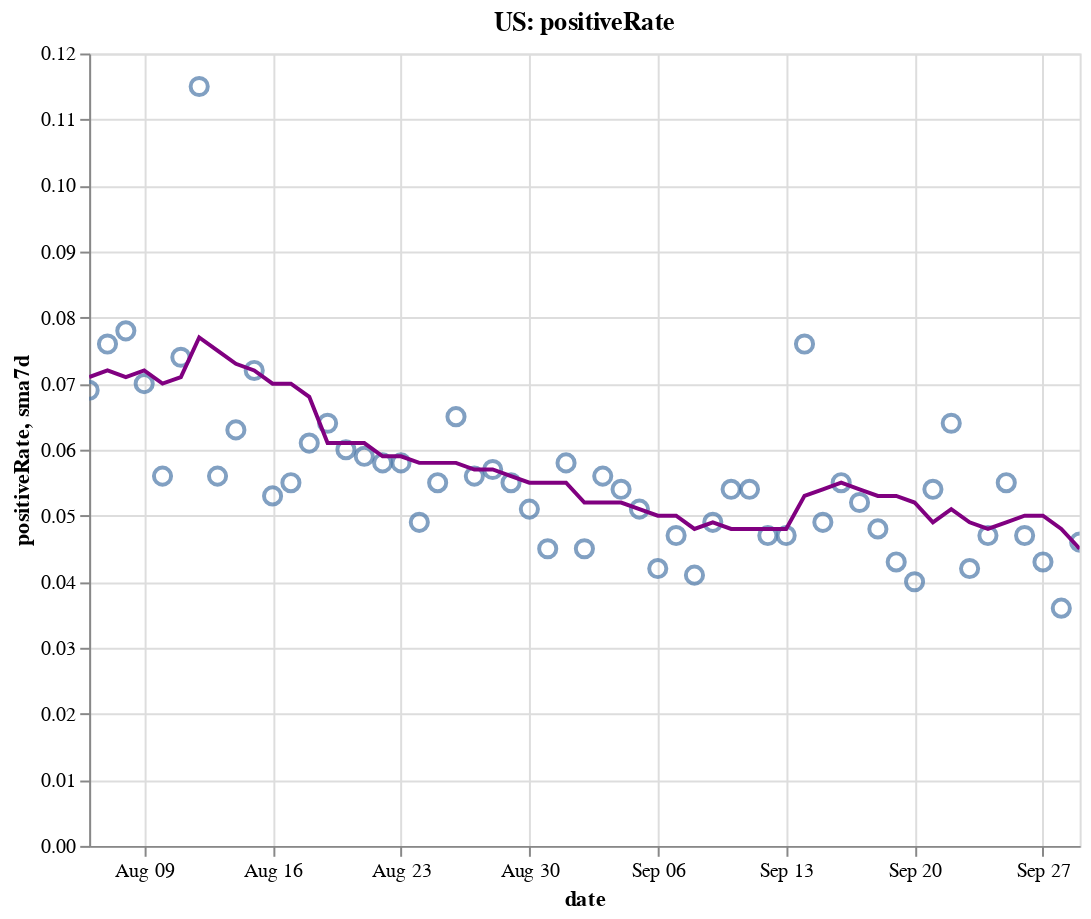

Notebook source saved alongside this figure:
### Code cell
create_plot(us, 'positiveRate')

### Figure 1 — Vega-Lite specification as saved in the notebook (floating-point values rounded to 4 significant figures)
{"config": {"view": {"continuousWidth": 400, "continuousHeight": 300}}, "layer": [{"layer": [{"mark": {"type": "point", "size": 75}, "encoding": {"tooltip": [{"type": "temporal", "field": "date"}, {"type": "quantitative", "field": "positiveRate"}, {"type": "quantitative", "field": "sma7d"}], "x": {"type": "temporal", "field": "date"}, "y": {"type": "quantitative", "field": "positiveRate"}}, "selection": {"selector004": {"type": "interval", "bind": "scales", "encodings": ["x", "y"]}}}, {"mark": {"type": "line", "color": "purple"}, "encoding": {"x": {"type": "temporal", "field": "date"}, "y": {"type": "quantitative", "field": "sma7d"}}}]}, {"mark": {"type": "rule", "color": "#aaa"}, "encoding": {"x": {"type": "temporal", "field": "date"}}, "transform": [{"filter": {"selection": "selector003"}}]}, {"mark": "circle", "encoding": {"opacity": {"condition": {"value": 1, "selection": "selector003"}, "value": 0}, "tooltip": [{"type": "temporal", "field": "date"}, {"type": "quantitative", "field": "positiveRate"}, {"type": "quantitative", "field": "sma7d"}], "x": {"type": "temporal", "field": "date"}, "y": {"type": "quantitative", "field": "positiveRate"}}, "selection": {"selector003": {"type": "single", "encodings": ["x"], "on": "mouseover", "nearest": true, "empty": "none"}}}, {"mark": {"type": "text", "align": "left", "dx": 5, "dy": -5, "stroke": "white", "strokeWidth": 2}, "encoding": {"text": {"type": "quantitative", "field": "positiveRate"}, "tooltip": [{"type": "temporal", "field": "date"}, {"type": "quantitative", "field": "positiveRate"}, {"type": "quantitative", "field": "sma7d"}], "x": {"type": "temporal", "field": "date"}, "y": {"type": "quantitative", "field": "positiveRate"}}, "transform": [{"filter": {"selection": "selector003"}}]}, {"mark": {"type": "text", "align": "left", "dx": 5, "dy": -5}, "encoding": {"text": {"type": "quantitative", "field": "positiveRate"}, "tooltip": [{"type": "temporal", "field": "date"}, {"type": "quantitative", "field": "positiveRate"}, {"type": "quantitative", "field": "sma7d"}], "x": {"type": "temporal", "field": "date"}, "y": {"type": "quantitative", "field": "positiveRate"}}, "transform": [{"filter": {"selection": "selector003"}}]}], "data": {"name": "data-9198c9a85ff2e3c334a3b8d19da89418"}, "height": 400, "title": "US: positiveRate", "width": 500, "$schema": "https://vega.github.io/schema/vega-lite/v4.8.1.json", "datasets": {"data-9198c9a85ff2e3c334a3b8d19da89418": [{"date": "2020-08-06T00:00:00", "totalTestResultsIncrease": 785200.0, "positiveIncrease": 54190.0, "death": 151400.0, "deathIncrease": 1251.0, "positiveRate": 0.069, "state": "US", "sma7d": 0.071}, {"date": "2020-08-07T00:00:00", "totalTestResultsIncrease": 803500.0, "positiveIncrease": 61340.0, "death": 152700.0, "deathIncrease": 1333.0, "positiveRate": 0.076, "state": "US", "sma7d": 0.072}, {"date": "2020-08-08T00:00:00", "totalTestResultsIncrease": 688700.0, "positiveIncrease": 53710.0, "death": 153800.0, "deathIncrease": 1089.0, "positiveRate": 0.078, "state": "US", "sma7d": 0.071}, {"date": "2020-08-09T00:00:00", "totalTestResultsIncrease": 726200.0, "positiveIncrease": 50630.0, "death": 154500.0, "deathIncrease": 616.0, "positiveRate": 0.07, "state": "US", "sma7d": 0.072}, {"date": "2020-08-10T00:00:00", "totalTestResultsIncrease": 753200.0, "positiveIncrease": 42090.0, "death": 154900.0, "deathIncrease": 426.0, "positiveRate": 0.056, "state": "US", "sma7d": 0.07}, {"date": "2020-08-11T00:00:00", "totalTestResultsIncrease": 756100.0, "positiveIncrease": 55700.0, "death": 156200.0, "deathIncrease": 1326.0, "positiveRate": 0.074, "state": "US", "sma7d": 0.071}, {"date": "2020-08-12T00:00:00", "totalTestResultsIncrease": 487500.0, "positiveIncrease": 56130.0, "death": 157700.0, "deathIncrease": 1519.0, "positiveRate": 0.115, "state": "US", "sma7d": 0.077}, {"date": "2020-08-13T00:00:00", "totalTestResultsIncrease": 925200.0, "positiveIncrease": 51760.0, "death": 158900.0, "deathIncrease": 1163.0, "positiveRate": 0.056, "state": "US", "sma7d": 0.075}, {"date": "2020-08-14T00:00:00", "totalTestResultsIncrease": 885500.0, "positiveIncrease": 55640.0, "death": 160100.0, "deathIncrease": 1216.0, "positiveRate": 0.063, "state": "US", "sma7d": 0.073}, {"date": "2020-08-15T00:00:00", "totalTestResultsIncrease": 779600.0, "positiveIncrease": 56150.0, "death": 161300.0, "deathIncrease": 1221.0, "positiveRate": 0.072, "state": "US", "sma7d": 0.072}, {"date": "2020-08-16T00:00:00", "totalTestResultsIncrease": 808100.0, "positiveIncrease": 42490.0, "death": 161900.0, "deathIncrease": 619.0, "positiveRate": 0.053, "state": "US", "sma7d": 0.07}, {"date": "2020-08-17T00:00:00", "totalTestResultsIncrease": 685800.0, "positiveIncrease": 37880.0, "death": 162400.0, "deathIncrease": 407.0, "positiveRate": 0.055, "state": "US", "sma7d": 0.07}, {"date": "2020-08-18T00:00:00", "totalTestResultsIncrease": 673700.0, "positiveIncrease": 40800.0, "death": 163500.0, "deathIncrease": 1196.0, "positiveRate": 0.061, "state": "US", "sma7d": 0.068}, {"date": "2020-08-19T00:00:00", "totalTestResultsIncrease": 703900.0, "positiveIncrease": 44960.0, "death": 165000.0, "deathIncrease": 1420.0, "positiveRate": 0.064, "state": "US", "sma7d": 0.061}, {"date": "2020-08-20T00:00:00", "totalTestResultsIncrease": 726300.0, "positiveIncrease": 43760.0, "death": 166100.0, "deathIncrease": 1134.0, "positiveRate": 0.06, "state": "US", "sma7d": 0.061}, {"date": "2020-08-21T00:00:00", "totalTestResultsIncrease": 785000.0, "positiveIncrease": 46560.0, "death": 167200.0, "deathIncrease": 1123.0, "positiveRate": 0.059, "state": "US", "sma7d": 0.061}, {"date": "2020-08-22T00:00:00", "totalTestResultsIncrease": 794300.0, "positiveIncrease": 46240.0, "death": 168300.0, "deathIncrease": 1029.0, "positiveRate": 0.058, "state": "US", "sma7d": 0.059}, {"date": "2020-08-23T00:00:00", "totalTestResultsIncrease": 645300.0, "positiveIncrease": 37570.0, "death": 168800.0, "deathIncrease": 572.0, "positiveRate": 0.058, "state": "US", "sma7d": 0.059}, {"date": "2020-08-24T00:00:00", "totalTestResultsIncrease": 713500.0, "positiveIncrease": 34640.0, "death": 169200.0, "deathIncrease": 343.0, "positiveRate": 0.049, "state": "US", "sma7d": 0.058}, {"date": "2020-08-25T00:00:00", "totalTestResultsIncrease": 664000.0, "positiveIncrease": 36380.0, "death": 170300.0, "deathIncrease": 1147.0, "positiveRate": 0.055, "state": "US", "sma7d": 0.058}, {"date": "2020-08-26T00:00:00", "totalTestResultsIncrease": 680600.0, "positiveIncrease": 44050.0, "death": 171600.0, "deathIncrease": 1298.0, "positiveRate": 0.065, "state": "US", "sma7d": 0.058}, {"date": "2020-08-27T00:00:00", "totalTestResultsIncrease": 791600.0, "positiveIncrease": 43980.0, "death": 172700.0, "deathIncrease": 1129.0, "positiveRate": 0.056, "state": "US", "sma7d": 0.057}, {"date": "2020-08-28T00:00:00", "totalTestResultsIncrease": 818700.0, "positiveIncrease": 46550.0, "death": 173800.0, "deathIncrease": 1023.0, "positiveRate": 0.057, "state": "US", "sma7d": 0.057}, {"date": "2020-08-29T00:00:00", "totalTestResultsIncrease": 815400.0, "positiveIncrease": 44500.0, "death": 174800.0, "deathIncrease": 1015.0, "positiveRate": 0.055, "state": "US", "sma7d": 0.056}, {"date": "2020-08-30T00:00:00", "totalTestResultsIncrease": 774300.0, "positiveIncrease": 39500.0, "death": 175300.0, "deathIncrease": 475.0, "positiveRate": 0.051, "state": "US", "sma7d": 0.055}, {"date": "2020-08-31T00:00:00", "totalTestResultsIncrease": 705100.0, "positiveIncrease": 31410.0, "death": 175600.0, "deathIncrease": 366.0, "positiveRate": 0.045, "state": "US", "sma7d": 0.055}, {"date": "2020-09-01T00:00:00", "totalTestResultsIncrease": 732400.0, "positiveIncrease": 42430.0, "death": 176600.0, "deathIncrease": 1027.0, "positiveRate": 0.058, "state": "US", "sma7d": 0.055}, {"date": "2020-09-02T00:00:00", "totalTestResultsIncrease": 683900.0, "positiveIncrease": 30600.0, "death": 177700.0, "deathIncrease": 1032.0, "positiveRate": 0.045, "state": "US", "sma7d": 0.052}, {"date": "2020-09-03T00:00:00", "totalTestResultsIncrease": 798200.0, "positiveIncrease": 44710.0, "death": 178700.0, "deathIncrease": 1070.0, "positiveRate": 0.056, "state": "US", "sma7d": 0.052}, {"date": "2020-09-04T00:00:00", "totalTestResultsIncrease": 949700.0, "positiveIncrease": 51590.0, "death": 179700.0, "deathIncrease": 998.0, "positiveRate": 0.054, "state": "US", "sma7d": 0.052}, {"date": "2020-09-05T00:00:00", "totalTestResultsIncrease": 876600.0, "positiveIncrease": 44900.0, "death": 180700.0, "deathIncrease": 918.0, "positiveRate": 0.051, "state": "US", "sma7d": 0.051}, {"date": "2020-09-06T00:00:00", "totalTestResultsIncrease": 782400.0, "positiveIncrease": 33120.0, "death": 181100.0, "deathIncrease": 449.0, "positiveRate": 0.042, "state": "US", "sma7d": 0.05}, {"date": "2020-09-07T00:00:00", "totalTestResultsIncrease": 615300.0, "positiveIncrease": 28680.0, "death": 181300.0, "deathIncrease": 225.0, "positiveRate": 0.047, "state": "US", "sma7d": 0.05}, {"date": "2020-09-08T00:00:00", "totalTestResultsIncrease": 540000.0, "positiveIncrease": 22220.0, "death": 181700.0, "deathIncrease": 358.0, "positiveRate": 0.041, "state": "US", "sma7d": 0.048}, {"date": "2020-09-09T00:00:00", "totalTestResultsIncrease": 626200.0, "positiveIncrease": 30980.0, "death": 182800.0, "deathIncrease": 1083.0, "positiveRate": 0.049, "state": "US", "sma7d": 0.049}, {"date": "2020-09-10T00:00:00", "totalTestResultsIncrease": 690300.0, "positiveIncrease": 37580.0, "death": 184000.0, "deathIncrease": 1170.0, "positiveRate": 0.054, "state": "US", "sma7d": 0.048}, {"date": "2020-09-11T00:00:00", "totalTestResultsIncrease": 826400.0, "positiveIncrease": 44930.0, "death": 185000.0, "deathIncrease": 1018.0, "positiveRate": 0.054, "state": "US", "sma7d": 0.048}, {"date": "2020-09-12T00:00:00", "totalTestResultsIncrease": 903400.0, "positiveIncrease": 42090.0, "death": 185800.0, "deathIncrease": 810.0, "positiveRate": 0.047, "state": "US", "sma7d": 0.048}, {"date": "2020-09-13T00:00:00", "totalTestResultsIncrease": 728200.0, "positiveIncrease": 34450.0, "death": 186200.0, "deathIncrease": 389.0, "positiveRate": 0.047, "state": "US", "sma7d": 0.048}, {"date": "2020-09-14T00:00:00", "totalTestResultsIncrease": 445800.0, "positiveIncrease": 33860.0, "death": 186600.0, "deathIncrease": 404.0, "positiveRate": 0.076, "state": "US", "sma7d": 0.053}, {"date": "2020-09-15T00:00:00", "totalTestResultsIncrease": 724800.0, "positiveIncrease": 35440.0, "death": 187600.0, "deathIncrease": 1031.0, "positiveRate": 0.049, "state": "US", "sma7d": 0.054}, {"date": "2020-09-16T00:00:00", "totalTestResultsIncrease": 729600.0, "positiveIncrease": 40020.0, "death": 188800.0, "deathIncrease": 1200.0, "positiveRate": 0.055, "state": "US", "sma7d": 0.055}, {"date": "2020-09-17T00:00:00", "totalTestResultsIncrease": 841900.0, "positiveIncrease": 43560.0, "death": 189700.0, "deathIncrease": 863.0, "positiveRate": 0.052, "state": "US", "sma7d": 0.054}, {"date": "2020-09-18T00:00:00", "totalTestResultsIncrease": 985000.0, "positiveIncrease": 47490.0, "death": 190600.0, "deathIncrease": 901.0, "positiveRate": 0.048, "state": "US", "sma7d": 0.053}, {"date": "2020-09-19T00:00:00", "totalTestResultsIncrease": 1066000.0, "positiveIncrease": 45540.0, "death": 191300.0, "deathIncrease": 740.0, "positiveRate": 0.043, "state": "US", "sma7d": 0.053}, {"date": "2020-09-20T00:00:00", "totalTestResultsIncrease": 905300.0, "positiveIncrease": 36300.0, "death": 191600.0, "deathIncrease": 327.0, "positiveRate": 0.04, "state": "US", "sma7d": 0.052}, {"date": "2020-09-21T00:00:00", "totalTestResultsIncrease": 725300.0, "positiveIncrease": 39470.0, "death": 191900.0, "deathIncrease": 287.0, "positiveRate": 0.054, "state": "US", "sma7d": 0.049}, {"date": "2020-09-22T00:00:00", "totalTestResultsIncrease": 770000.0, "positiveIncrease": 49440.0, "death": 192800.0, "deathIncrease": 854.0, "positiveRate": 0.064, "state": "US", "sma7d": 0.051}, {"date": "2020-09-23T00:00:00", "totalTestResultsIncrease": 923700.0, "positiveIncrease": 38570.0, "death": 193900.0, "deathIncrease": 1157.0, "positiveRate": 0.042, "state": "US", "sma7d": 0.049}, {"date": "2020-09-24T00:00:00", "totalTestResultsIncrease": 940400.0, "positiveIncrease": 43770.0, "death": 194900.0, "deathIncrease": 921.0, "positiveRate": 0.047, "state": "US", "sma7d": 0.048}, {"date": "2020-09-25T00:00:00", "totalTestResultsIncrease": 1012000.0, "positiveIncrease": 55530.0, "death": 195700.0, "deathIncrease": 844.0, "positiveRate": 0.055, "state": "US", "sma7d": 0.049}, {"date": "2020-09-26T00:00:00", "totalTestResultsIncrease": 1019000.0, "positiveIncrease": 47840.0, "death": 196600.0, "deathIncrease": 869.0, "positiveRate": 0.047, "state": "US", "sma7d": 0.05}, {"date": "2020-09-27T00:00:00", "totalTestResultsIncrease": 825200.0, "positiveIncrease": 35450.0, "death": 196900.0, "deathIncrease": 307.0, "positiveRate": 0.043, "state": "US", "sma7d": 0.05}, {"date": "2020-09-28T00:00:00", "totalTestResultsIncrease": 1010000.0, "positiveIncrease": 36520.0, "death": 197100.0, "deathIncrease": 257.0, "positiveRate": 0.036, "state": "US", "sma7d": 0.048}, {"date": "2020-09-29T00:00:00", "totalTestResultsIncrease": 806500.0, "positiveIncrease": 36820.0, "death": 197800.0, "deathIncrease": 739.0, "positiveRate": 0.046, "state": "US", "sma7d": 0.045}]}}
